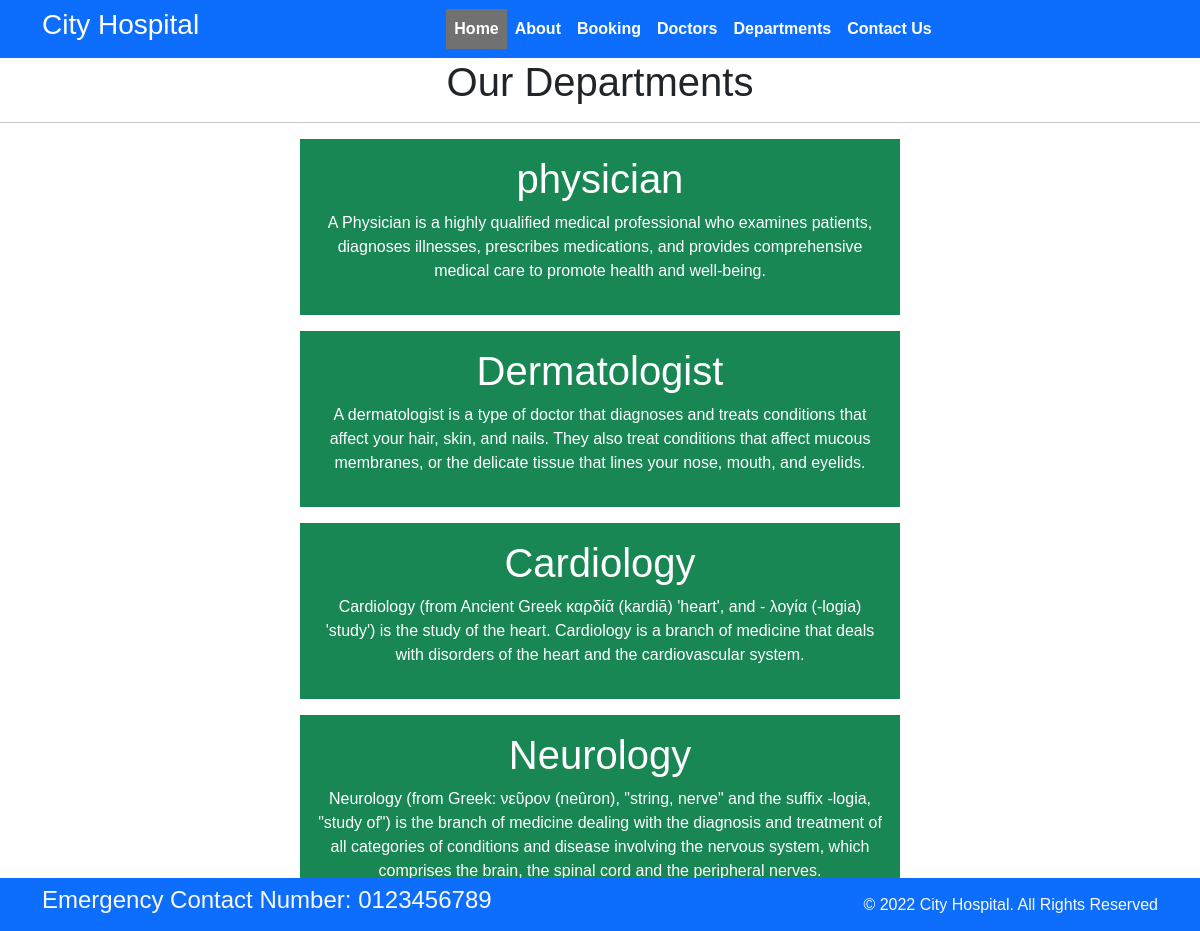
Screenshot of /department with the database file from the repository.
### home/models.py (models this page shows, shortened)
class Departments(models.Model):
    dept_name=models.CharField(max_length=20)
    dept_description=models.TextField()

### home/views.py (the view)
# urls.py: path('department',views.department,name='department')
def department(request):
    departments={
        'dept':Departments.objects.all()
    }
    return render(request,"department.html",departments)

### templates/department.html (shortened to what this page needs)
{% extends "base.html" %}
{% block content %}
<h1 class="text-center">Our Departments</h1>
<hr>
{% for d in dept %}
<div class="mx-auto w-50 bg-success text-center text-white p-3 my-3">
    <h1>{{d.dept_name}}</h1>
    <p>{{d.dept_description}}</p>
</div>
{% endfor %}
{% endblock content %}

### static/css/style.css (style rules this page uses)
* { box-sizing:border-box }
body { font-family: Verdana, sans-serif; margin:0 }

### rows the page displays
Departments: dept_name "physician", dept_description "A Physician is a highly qualified medical professional who examines patients, diagnoses illnesses, prescribes medications, and provides comprehensive medical care to promote health and well-being."
Departments: dept_name "Dermatologist", dept_description "A dermatologist is a type of doctor that diagnoses and treats conditions that affect your hair, skin, and nails. They also treat conditions that affect mucous membranes, or the delicate tissue that lines your nose, mouth, and eyelids."
Departments: dept_name "Cardiology", dept_description "Cardiology (from Ancient Greek καρδίᾱ (kardiā) 'heart', and - λογία (-logia) 'study') is the study of the heart. Cardiology is a branch of medicine that deals with disorders of the heart and the cardiovascular system."
Departments: dept_name "Neurology", dept_description "Neurology (from Greek: νεῦρον (neûron), \"string, nerve\" and the suffix -logia, \"study of\") is the branch of medicine dealing with the diagnosis and treatment of all categories of conditions and disease involving the nervous system, which comprises the brain, the spinal cord and the peripheral nerves."
